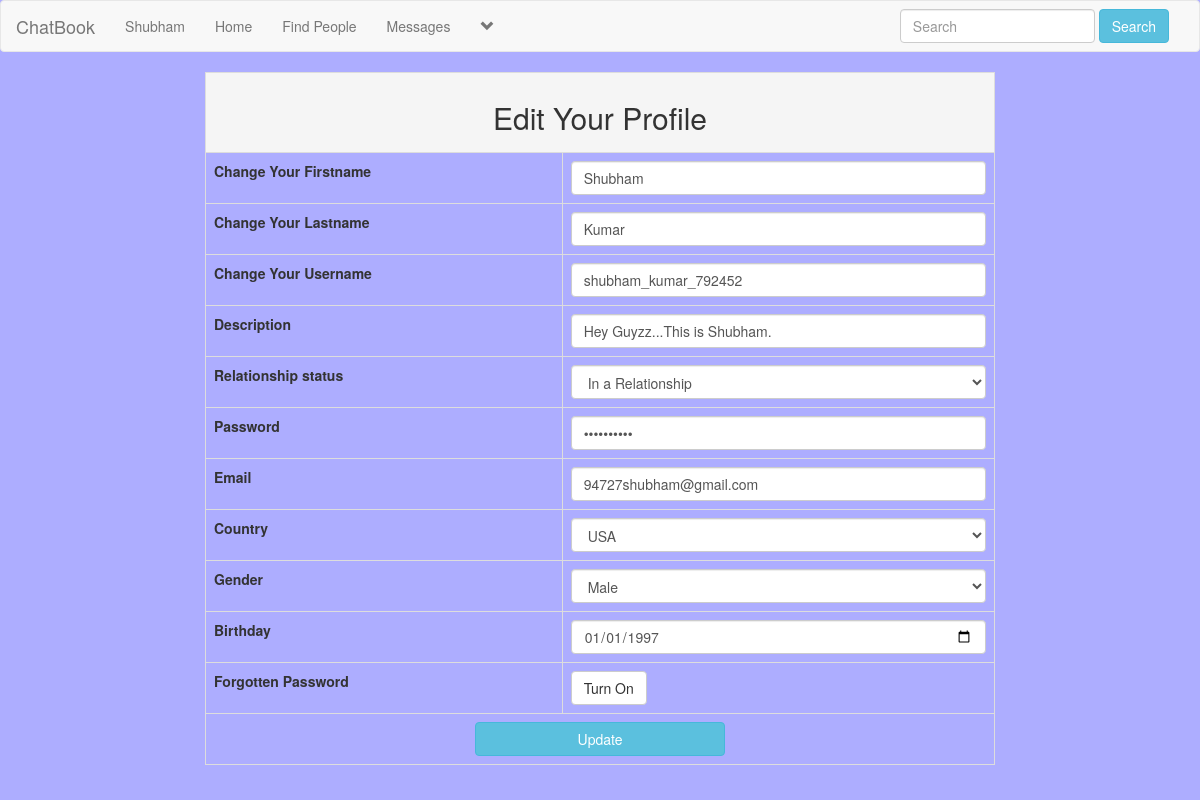
Screenshot of /edit_profile.php (signed in) with the database file from the repository.
### tables this page shows
CREATE TABLE `users` (
  `user_id` int(11) NOT NULL,
  `f_name` text NOT NULL,
  `l_name` text NOT NULL,
  `user_name` text NOT NULL,
  `describe_user` varchar(255) NOT NULL,
  `Relationship` text NOT NULL,
  `user_pass` varchar(255) NOT NULL,
  `user_email` varchar(255) NOT NULL,
  `user_country` text NOT NULL,
  `user_gender` text NOT NULL,
  `user_birthday` text NOT NULL,
  `user_image` varchar(255) NOT NULL,
  `user_cover` varchar(255) NOT NULL,
  `user_reg_date` timestamp NOT NULL DEFAULT CURRENT_TIMESTAMP,
  `status` text NOT NULL,
  `posts` text NOT NULL,
  `recovery_account` varchar(255) NOT NULL
);

### edit_profile.php (the view, shortened to what this page needs)
<!DOCTYPE html>
<?php
include("includes/header.php");
?>
<html>
<head>
	<link rel="stylesheet" href="https://maxcdn.bootstrapcdn.com/bootstrap/3.3.7/css/bootstrap.min.css">
	<link rel="stylesheet" type="text/css" href="style/home_style2.css">
</head>
<body>
<div class="row">
	<div class='col-sm-2'>
	</div>
	<div class='col-sm-8'>
		<form action="" method="post" enctype="multipart/form-data">
			<table class='table table-bordered table-hover'>
				<tr align="center">
					<td colspan="6" class='active'><h2>Edit Your Profile</h2></td>
				</tr>
				<tr>
					<td style="font-weight: bold;">Change Your Firstname</td>
					<td>
						<input class='form-control' type="text" name="f_name" required value="<?Php echo $first_name; ?>">
					</td>
				</tr>
				<tr>
					<td style="font-weight: bold;">Change Your Lastname</td>
					<td>
						<input class='form-control' type="text" name="l_name" required value="<?Php echo $last_name; ?>">
					</td>
				</tr>
					<tr>
					<td style="font-weight: bold;">Change Your Username</td>
					<td>
						<input class='form-control' type="text" name="u_name" required value="<?Php echo $user_name; ?>">
					</td>
				</tr>
					<tr>
					<td style="font-weight: bold;">Description</td>
					<td>
						<input class='form-control' type="text" name="describe_user" required value="<?Php echo $describe_user; ?>">
					</td>
				</tr>
					<tr>
					<td style="font-weight: bold;">Relationship status</td>
					<td>
						<select class='form-control' name="Relationship">
							<option><?php echo $Relationship_status ;?></option>
						</select>
					</td>
				</tr>
				<tr>
					<td style="font-weight: bold;">Password</td>
					<td>
						<input class='form-control' type="password" name="u_pass" id="mypass" required value="<?Php echo $user_pass; ?>">
					</td>
				</tr>
				<tr>
					<td style="font-weight: bold;">Email</td>
					<td>
						<input class='form-control' type="email" name="u_email" required value="<?Php echo $user_email; ?>">
					</td>
				</tr>
				<tr>
					<td style="font-weight: bold;">Country</td>
					<td>
						<select class='form-control' name="u_country">
							<option><?php echo $user_country; ?></option>
						</select>
					</td>
				</tr>
				<tr>
					<td style="font-weight: bold;">Gender</td>
					<td>
						<select class='form-control' name="u_gender">
							<option><?php echo $user_gender; ?></option>
						</select>
					</td>
				</tr>
                <tr>
					<td style="font-weight: bold;">Birthday</td>
					<td>
						<input class='form-control input-md' type="date" name="u_birthday" required value="<?Php echo $user_birthday; ?>">
					</td>
				</tr>
				 <tr>
				 	<td style="font-weight: bold;">Forgotten Password</td>
				 	<td>
				 		<button type="button" class="btn btn-default" data-toggle="modal" data-target="#myModal">Turn On</button>
				 	</td>
				 </tr>
				 <tr align="center">
				 	<td colspan="6">
				 	  <input type="submit" class='btn btn-info' name="update" style="width: 250px;" value="Update">
				 	</td>
				 </tr>
			</table>
	    </form>
	</div>
	<div class='col-sm-2'>
	</div>
</div>
</body>
</html>

### includes/header.php (shortened to what this page needs)
<?php
include("includes/connection.php");
?>
<nav class="navbar navbar-default">
	<div class="container-fluid">
		<div class="navbar-header">
			<a class="navbar-brand" href="home.php">ChatBook</a>
		</div>
		<div class="collapse navbar-collapse" id="bs-example-navbar-collapse-1">
	      <ul class="nav navbar-nav">
	      	<?php
			$user = $_SESSION['user_email'];
			$get_user = "select * from users where user_email='$user'";
			$run_user = mysqli_query($con,$get_user);
			$row = mysqli_fetch_array($run_user);
			$user_id = $row['user_id'];
			$user_name = $row['user_name'];
			$first_name = $row['f_name'];
			$last_name = $row['l_name'];
			$describe_user = $row['describe_user'];
			$Relationship_status = $row['Relationship'];
			$user_pass = $row['user_pass'];
			$user_email = $row['user_email'];
			$user_country = $row['user_country'];
			$user_gender = $row['user_gender'];
			$user_birthday = $row['user_birthday'];
			$user_posts = "select * from posts where user_id='$user_id'";
			$run_posts = mysqli_query($con,$user_posts);
			$posts = mysqli_num_rows($run_posts);
			?>
	        <li><a href='profile.php?<?php echo "u_id=$user_id" ?>'><?php echo "$first_name"; ?></a></li>
	       	<li><a href="home.php">Home</a></li>
			<li><a href="members.php">Find People</a></li>
			<li><a href="messages.php?u_id=new">Messages</a></li>
					<?php
						echo"
						<li class='dropdown'>
							<a href='#' class='dropdown-toggle' data-toggle='dropdown' role='button' aria-haspopup='true' aria-expanded='false'><span><i class='glyphicon glyphicon-chevron-down'></i></span></a>
							<ul class='dropdown-menu'>
								<li>
									<a href='my_post.php?u_id=$user_id'>My Posts <span class='badge badge-secondary'>$posts</span></a>
								</li>
								<li>
									<a href='edit_profile.php?u_id=$user_id'>Edit Account</a>
								</li>
								<li role='separator' class='divider'></li>
								<li>
									<a href='logout.php'>Logout</a>
								</li>
							</ul>
						</li>
						";
					?>
			</ul>
			<ul class="nav navbar-nav navbar-right">
				<li class="dropdown">
					<form class="navbar-form navbar-left" method="get" action="results.php">
						<div class="form-group">
							<input type="text" class="form-control" name="user_query" placeholder="Search">
						</div>
						<button type="submit" class="btn btn-info" name="search">Search</button>
					</form>
				</li>
			</ul>
		</div>
	</div>
</nav>

### style/home_style2.css (style rules this page uses)
body { overflow-x: hidden; background-color: #adadff; }

### rows the page displays
users: f_name "Shubham", l_name "Kumar", u_name "shubham_kumar_792452", describe_user "Hey Guyzz...This is Shubham.", Relationship "In a Relationship", u_email "94727shubham@gmail.com", u_country "USA", u_gender "Male", u_birthday "01/01/1997"
